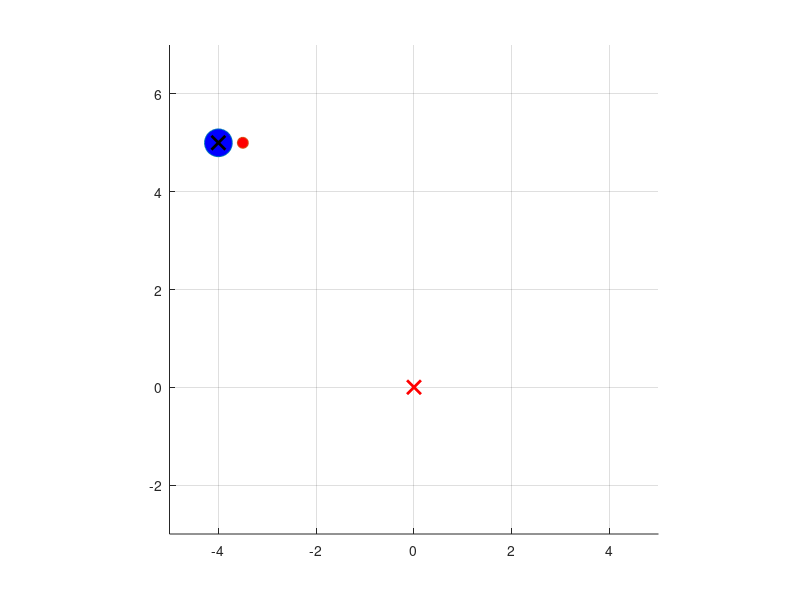

MATLAB code for this plot: (Note: this script raises an error after producing the figure.)
clear;
close all;

dt = 0.05; %%時間刻み=離散時間Tsとして使用
Tfin = 10; %シミュレーション終了時間
t1 = [0:dt:Tfin];

u1 = ones(1,length(t1)) * 1;
u2 = ones(1,length(t1)) * 1;

zi = zeros(length(t1),3);
zi(1,:) = [-4 0 5]; %状態z = [z1, z2, z3]T の初期値を設定

v1 = u1 * cos(atan(zi(1,2)));
v2 = u2 / (cos(atan(zi(1,2))) * cos(atan(zi(1,2))));

k2 = 2;
k3 = 3;

x = zi(1,1) + 0.5 * cos(atan(zi(1,2)));
y = zi(1,3) + 0.5 * sin(atan(zi(1,2)));

hold on;
axis equal;
grid on;

axis([-5 5 -3 7])

h = plot(zi(1,1),zi(1,3), 'o', 'MarkerSize' ,20, 'MarkerFaceColor', 'b');

h2 = plot(x,y,'o', 'MarkerSize' ,8, 'MarkerFaceColor', 'r');

plot(-4,5,'kx','MarkerSize', 10,'LineWidth',2)
plot(0,0,'rx','MarkerSize', 10,'LineWidth',2)

for i = 1:length(t1)-1

    if i == 1
        pause(2)
    end

    %入力v2はv1正負で場合分け
    if v1(i) > 0

        v1(i) = -0.5 * zi(i,1); %入力v1(=u1cosθ), v1=-λz1で(λ>0の定数)z1を0に収束
        v2(i) = -k2 * zi(i,2) * v1(i) - k3 * zi(i,3) * v1(i); 

        zi(i+1,1) = zi(i,1) + v1(i) * dt; %dz1 = v1(i)dt
        zi(i+1,2) = zi(i,2) + v2(i) * dt; %v2(i)/vi(1)*v1(i)*dt
        zi(i+1,3) = zi(i,3) + zi(i,2) * v1(i) * dt;

    else
        
        zi(i,1) = -zi(i,1);

        v1(i) = -0.5 * zi(i,1); %入力v1(=u1cosθ), v1=-λz1で(λ>0の定数)z1を0に収束
        v2(i) = k2 * zi(i,2) * v1(i) - k3 * zi(i,3) * v1(i); 
        
        zi(i+1,1) = zi(i,1) + v1(i) * dt; %dz1 = v1(i)dt
        zi(i+1,2) = zi(i,2) - v2(i) * dt; %v2(i)/vi(1)*v1(i)*dt
        zi(i+1,3) = zi(i,3) - zi(i,2) * v1(i) * dt;

    end

    

    set(h, 'XData', zi(i,1),'YData', zi(i,3));

    set(h2, 'XData', zi(i,1) + 0.5 * cos(atan(zi(i,2))),'YData', zi(i,3) + 0.5 * sin(atan(zi(i,2))));

    drawnow;

    F = getframe(gcf);
    % RGBデータをインデックス付きデータに変更
    [X,map] = rgb2ind(F.cdata,256);
    if i==1
        pause(2)
        % GIFファイルに書き出し
        imwrite(X,map,'TimeState.gif')
    else
        % 2回目以降は'append'でアニメーションを作成
        imwrite(X,map,'TimeState.gif','WriteMode','append')
    end

end
